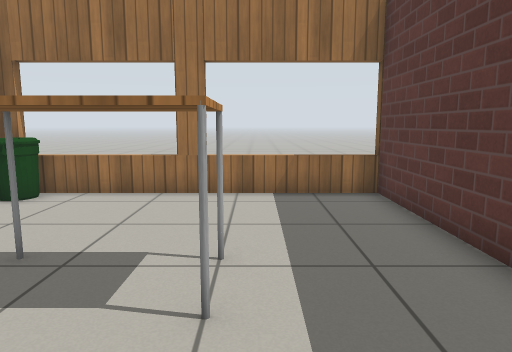
[1] (above)

21 first-person views from a walk through a world built for the Gazebo simulator. The camera is 0.9 m above the floor, tilts 8° down and sees 70° across. The floor is counted in squares, 0.5 m on a side. Each view is taken from the middle of a square. On the plan, view 1 faces up. The plan holds only what a view shows up to about 18 squares ahead; the rest is blank. Robots are left out. Gazebo's built-in surfaces are drawn with simple patterns.

[2]
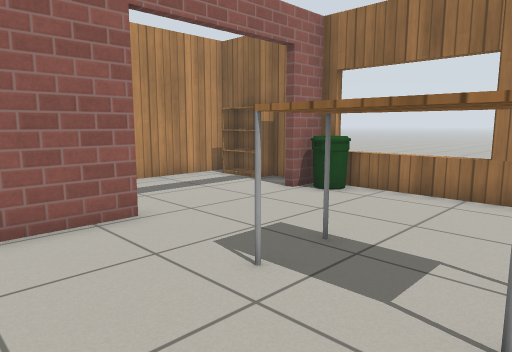

[3]
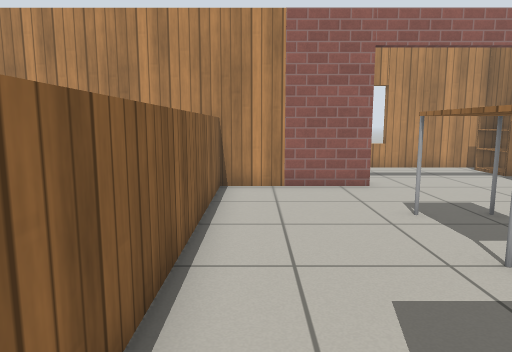

[4]
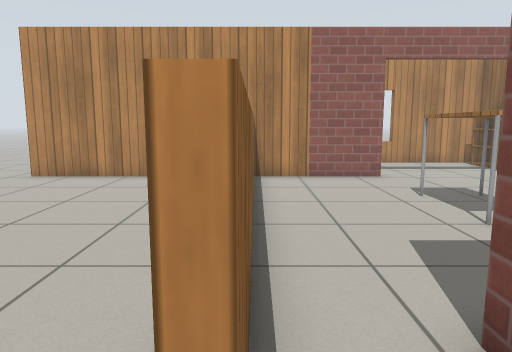

[5]
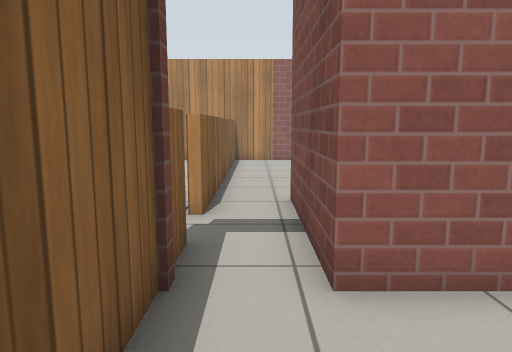

[6]
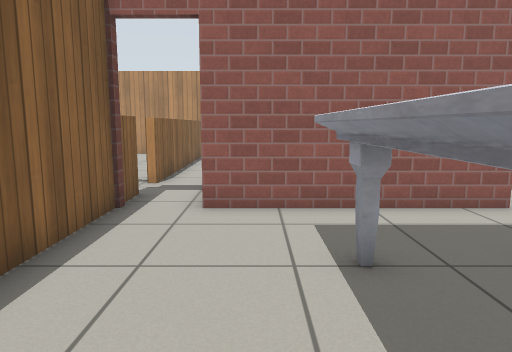

[7]
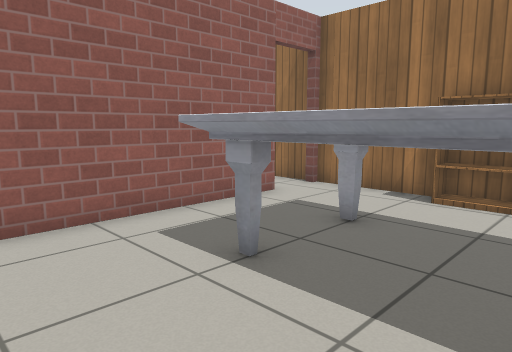

[8]
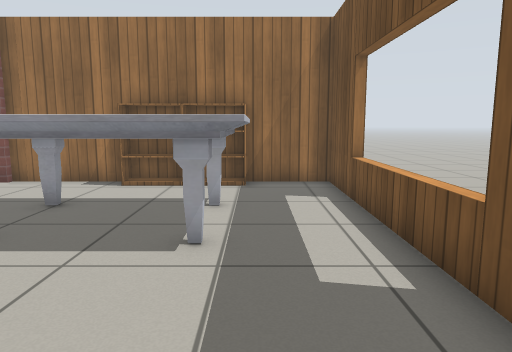

[9]
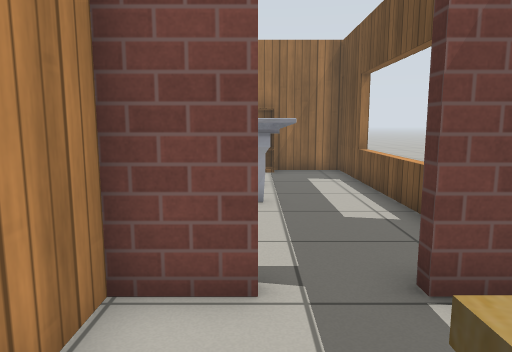

[10]
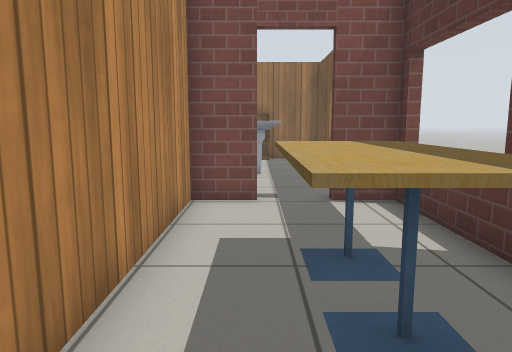

[11]
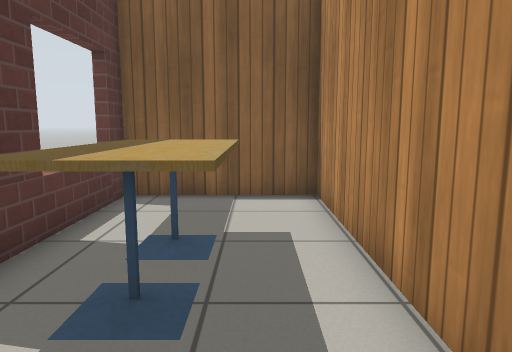

[12]
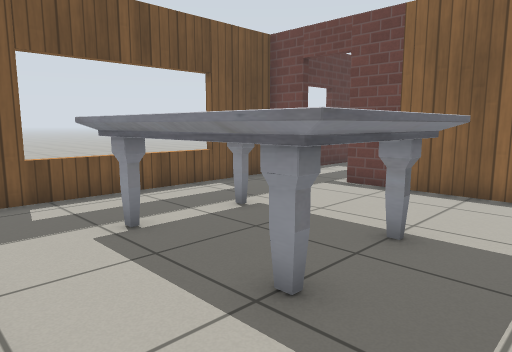

[13]
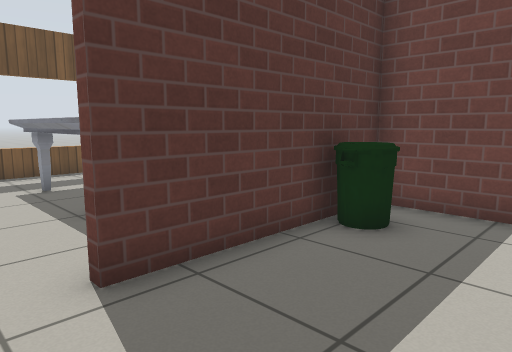

[14]
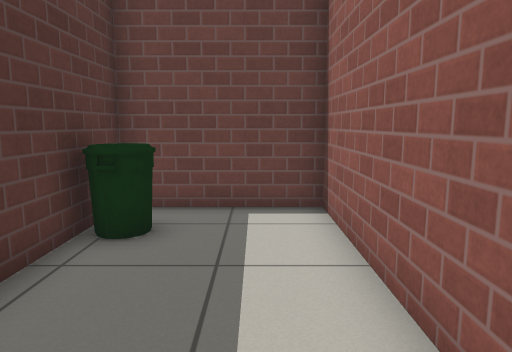

[15]
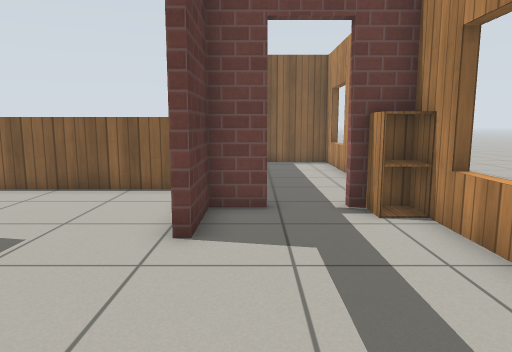

[16]
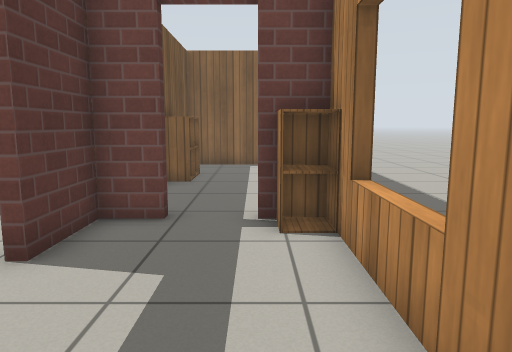

[17]
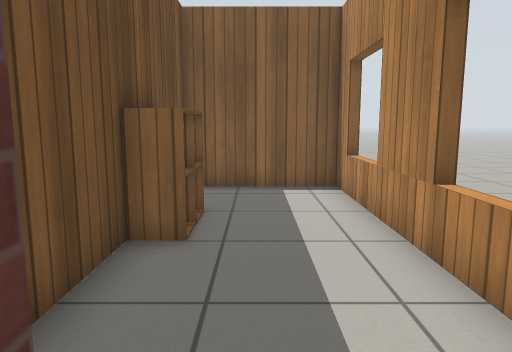

[18]
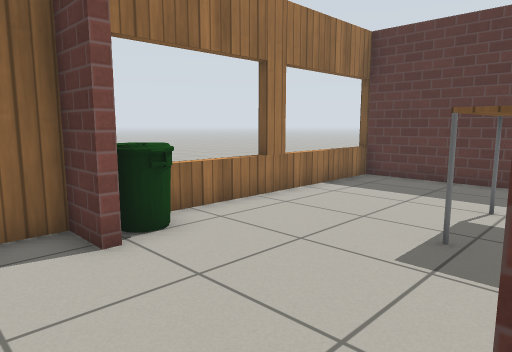

[19]
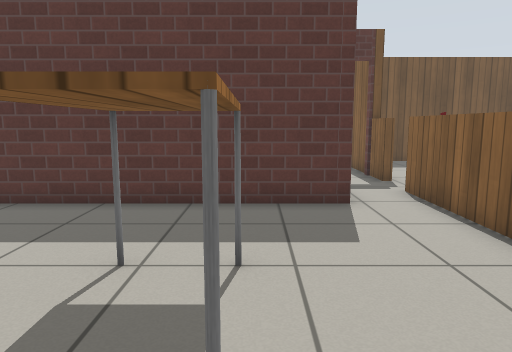

[20]
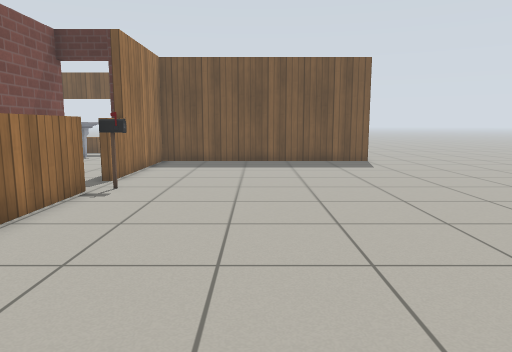

[21]
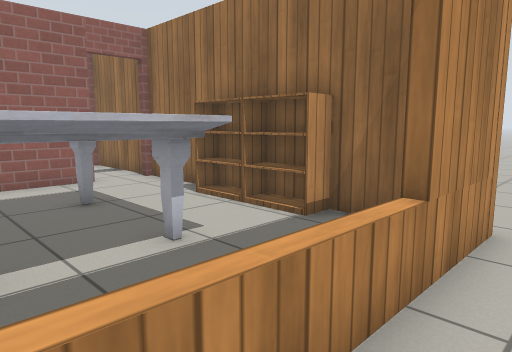

### Floor plan
Points are (right, up) in squares from view 1. A wall is a line through its corners. A room is listed if a view was taken in it or the views show most of it. See-through windows are left out.
Room 1 (views 1, 2, 3, 4, 19)
walls: (-6.7, 3.4) (-6.7, -1); (3.2, 9.5) (-6.7, 9.5) (-6.7, 8.1); (6.5, -1.1) (8, -1.1); (8.2, 0.8) (3.2, 0.8) (3.2, 9.9)
low walls: (-7, -1.1) (4.9, -1.1)
ways out: open door at (-7, 6) to room 5; opening at (6, -1) to room 6
objects: bin (-6, 9); table (-3, 3) to (-1, 5)
Room 2 (views 5, 6, 7, 12)
walls: (8.2, 7.6) (8.2, 0.8); (16.7, -1.1) (18.3, -1.1) (18.3, 9.5) (8.1, 9.5); (8, -1.1) (15.1, -1.1)
ways out: open door at (15.5, -1) to room 3; open door at (8, 8.5) to room 4; open door at (8, -0.5) to room 6
objects: marble table (11, 3) to (16, 6); bookshelf (12, 9) to (13, 9); bookshelf (14, 9) to (15, 9)
Room 3 (views 8, 9, 10, 11)
walls: (15.1, -1.4) (13.4, -1.4) (13.4, -11.3) (18.3, -11.3) (18.3, -1.4) (16.7, -1.4)
ways out: open door at (15.5, -1) to room 2
objects: cafe table (16, -8) to (17, -7); cafe table (16, -6) to (17, -5)
Room 4 (views 13, 14)
walls: (3.5, 7.1) (3.5, 1.1) (7.9, 1.1) (7.9, 7.6); (7.9, 9.5) (3.5, 9.5)
ways out: open door at (8, 8.5) to room 2
objects: bin (7, 3)
Room 5 (views 15, 16, 17, 18)
walls: (-11.3, 5.4) (-11.8, 5.4); (-7, 8.1) (-7, 9.5) (-11.4, 9.5) (-11.4, 2.6); (-11.8, 2.8) (-11.3, 2.8); (-8.2, 1.1) (-7, 1.1) (-7, 3.4)
ways out: open door at (-7, 6) to room 1; open door at (-9.5, 1) to room 7
objects: bookshelf (-10, 9) to (-9, 9)
Room 6 (views 20, 21)
walls: (13.1, -11.6) (13.1, -1.4) (6.5, -1.4); (-6.7, -5.4) (-6.7, -8.9); (-6.7, -1) (-6.7, -3.5); (18.8, -1.8) (18.3, -1.8); (18.8, 6.9) (18.3, 6.9); (18.6, 9.9) (18.6, 3.3)
low walls: (4.9, -1.4) (1.5, -1.4)
ways out: opening at (6, -1) to room 1; open door at (8, -0.5) to room 2; opening at (18, 11)
objects: postbox (5, -2)
Room 7 (no view inside)
walls: (-7, -3.5) (-7, -1.1); (-11.8, -2.8) (-11.3, -2.8); (-11.4, -1.1) (-11.4, -8.6) (-7, -8.6) (-7, -5.4)
ways out: open door at (-9.5, 1) to room 5
objects: cabinet (-8, -5) to (-7, -5); cabinet (-8, -4) to (-7, -4)

Positions as (right, up) in squares from view 1, and headings:
1: (0, 0), facing up
2: (0, 0), facing up-left
3: (4, 0), facing left
4: (6, -1), facing left
5: (12, 0), facing left
6: (16, 2), facing left
7: (15, 0), facing up-left
8: (16, -2), facing up
9: (15, -5), facing up
10: (15, -10), facing up
11: (15, -2), facing down
12: (9, 9), facing down-right
13: (4, 9), facing down-right
14: (5, 9), facing down
15: (-8, 9), facing down
16: (-10, 8), facing down
17: (-9, 2), facing down
18: (-9, 3), facing up-right
19: (-5, 3), facing right
20: (-5, -6), facing right
21: (20, 3), facing up-left
